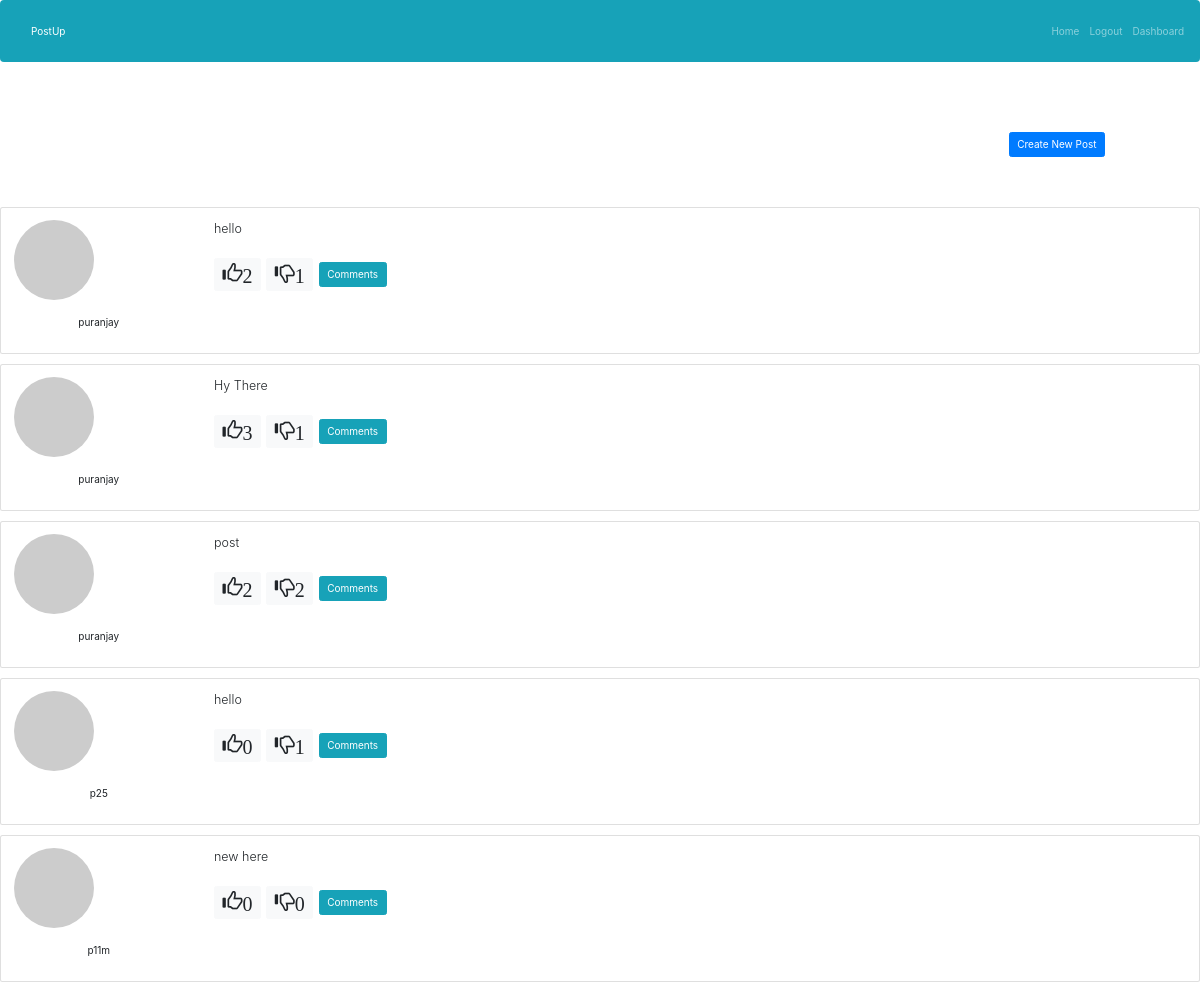
Page /dashboard/ (signed in) on the earlier database version.
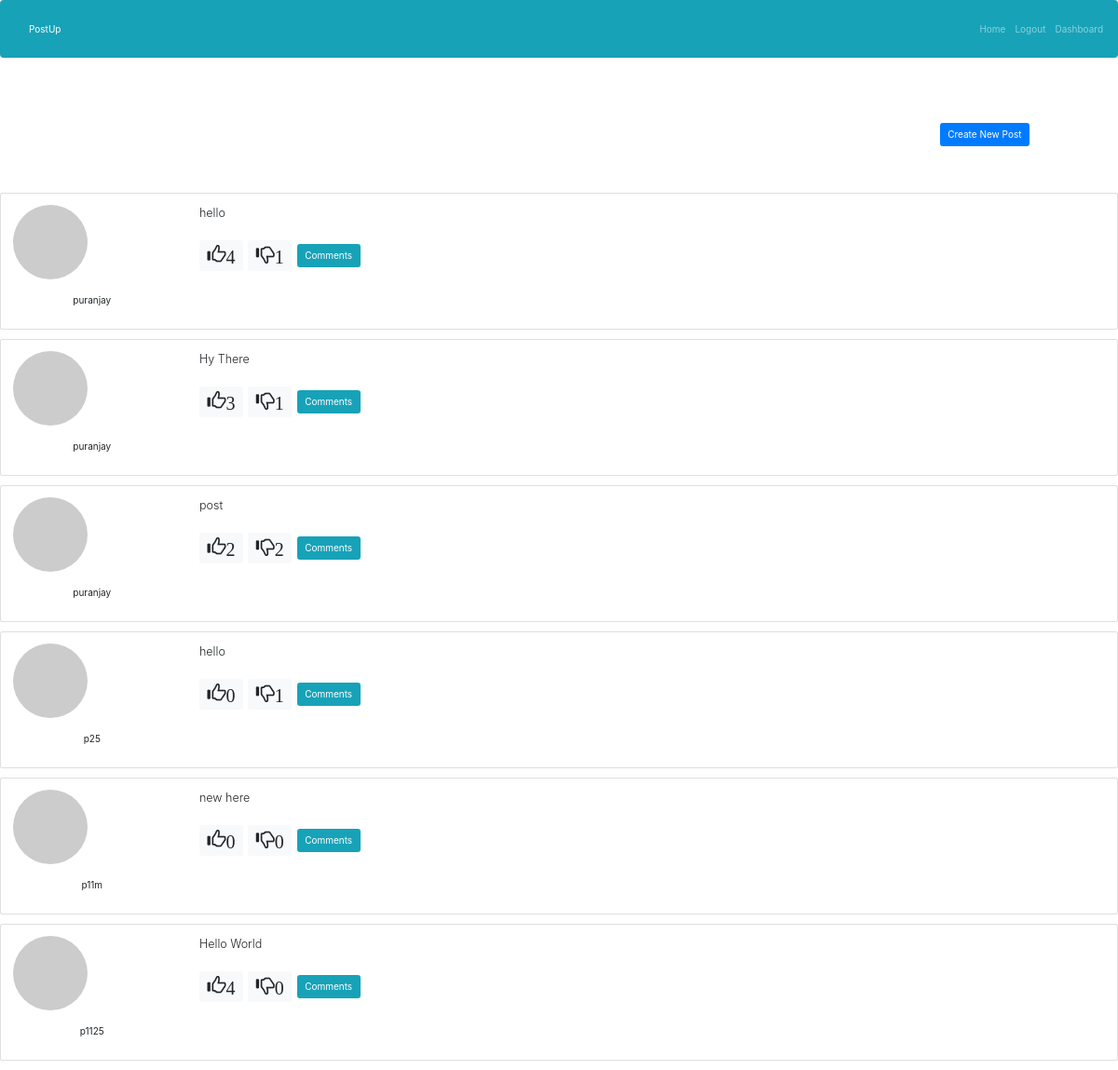
Same page on the later database version.
### main/models.py (models this page shows, shortened)
class Post(models.Model):
	post_id=models.AutoField(primary_key=True)
	content=models.TextField()
	created_by=models.TextField()
	created_on=models.DateField()
	created_at=models.TimeField()
	likes=models.IntegerField()
	dislikes=models.IntegerField()

### main/views.py (the view, shortened to what this page needs)
# urls.py: path('dashboard/', views.dashboard,name="dashboard"),
def dashboard(request):
	data=Post.objects.all()
	print(request.session['username'])
	return render(request,"dashboard.html",context={"data":data,"username":request.session['username']})

### main/templates/dashboard.html (shortened to what this page needs)
{% extends 'layout.html' %}
{% block body %}
	<div class="container">
		<button type="button" class="btn btn-primary float-right" data-toggle="modal" data-target="#myModal" style="margin:50px">Create New Post</button>
	</div>
	<div>
		<form method="post">
			{% for d in data %}
				<div class="card card-body mb-3">
					<div class="row">
						<div class="col-md-2">
							<img class="rounded-circle d-none d-md-block" src="//www.gravatar.com/avatar/17813c3b06f8defb91bc1684d7c4b284?s=200&amp;r=pg&amp;d=mm" alt=""><br>
							<p class="text-center">{{d.created_by}}</p>
						</div>
						<div class="col-md-10">
							<p class="lead">{{d.content}}</p>
							<div>
								<button type="submit" name="like" value="{{d.post_id}}"" class="btn btn-light mr-1"><span class="glyphicon glyphicon-thumbs-up" style="font-size:20px;">{{d.likes}}</span></button>
								<button type="submit" name="dislike" value="{{d.post_id}}" class="btn btn-light mr-1"><span class="glyphicon glyphicon-thumbs-down" style="font-size:20px;">{{d.dislikes}}</span></button>
								<a class="btn btn-info mr-1" href="/post/5c6c47e1bc56480017fa6ff7">Comments</a>
							</div>
						</div>
					</div>
				</div>
			{% endfor %}
		</form>
	</div>
{% endblock %}

Differences in the rows shown:
changed Post (number 1 of 6 on the later page): likes "2" → "4"
added Post: created_by "p1125", content "Hello World", {{ d.post_id }} 6 (drawn), likes "4", dislikes "0"
